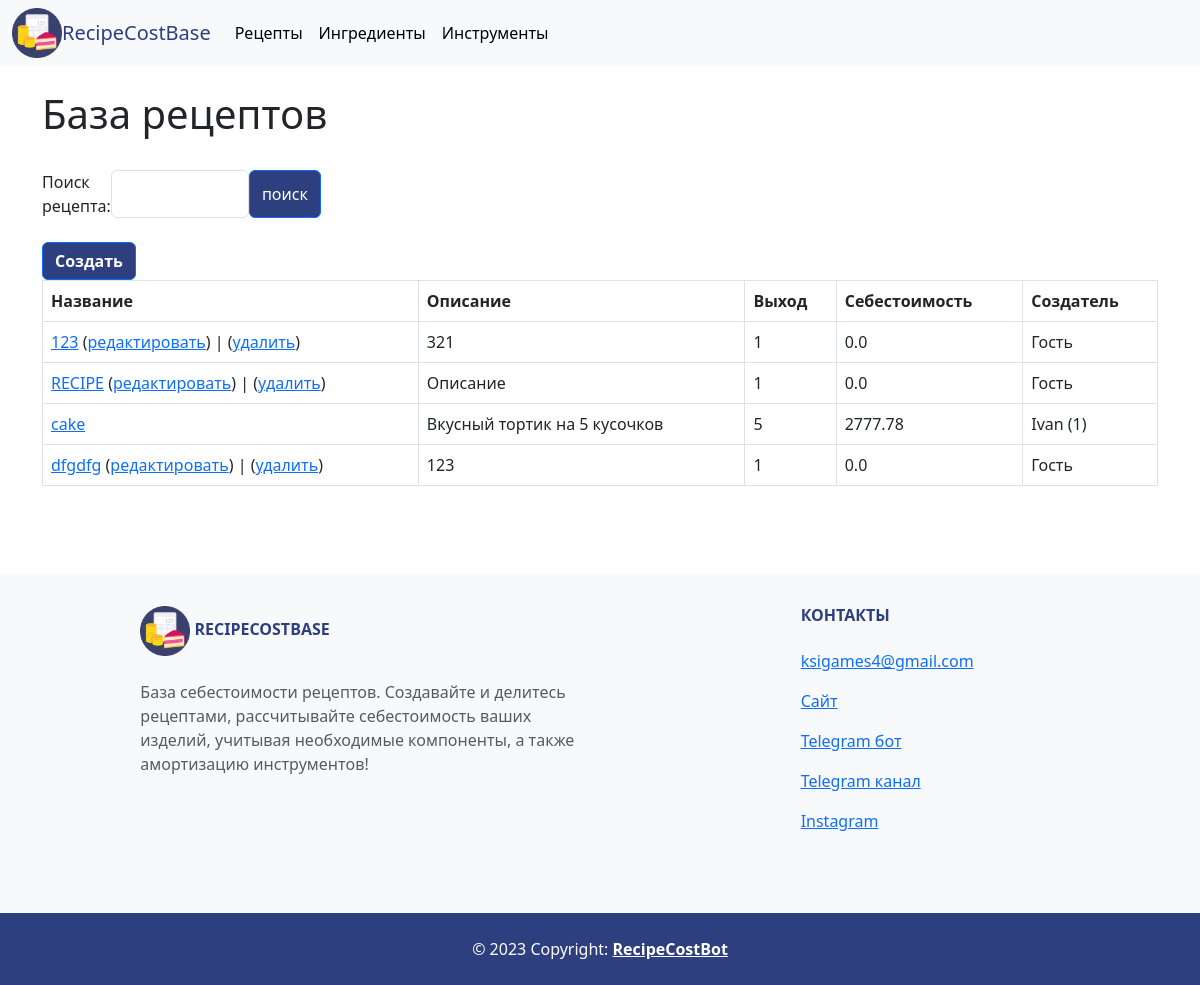
The page /core/recipes/ on the database as committed earlier.
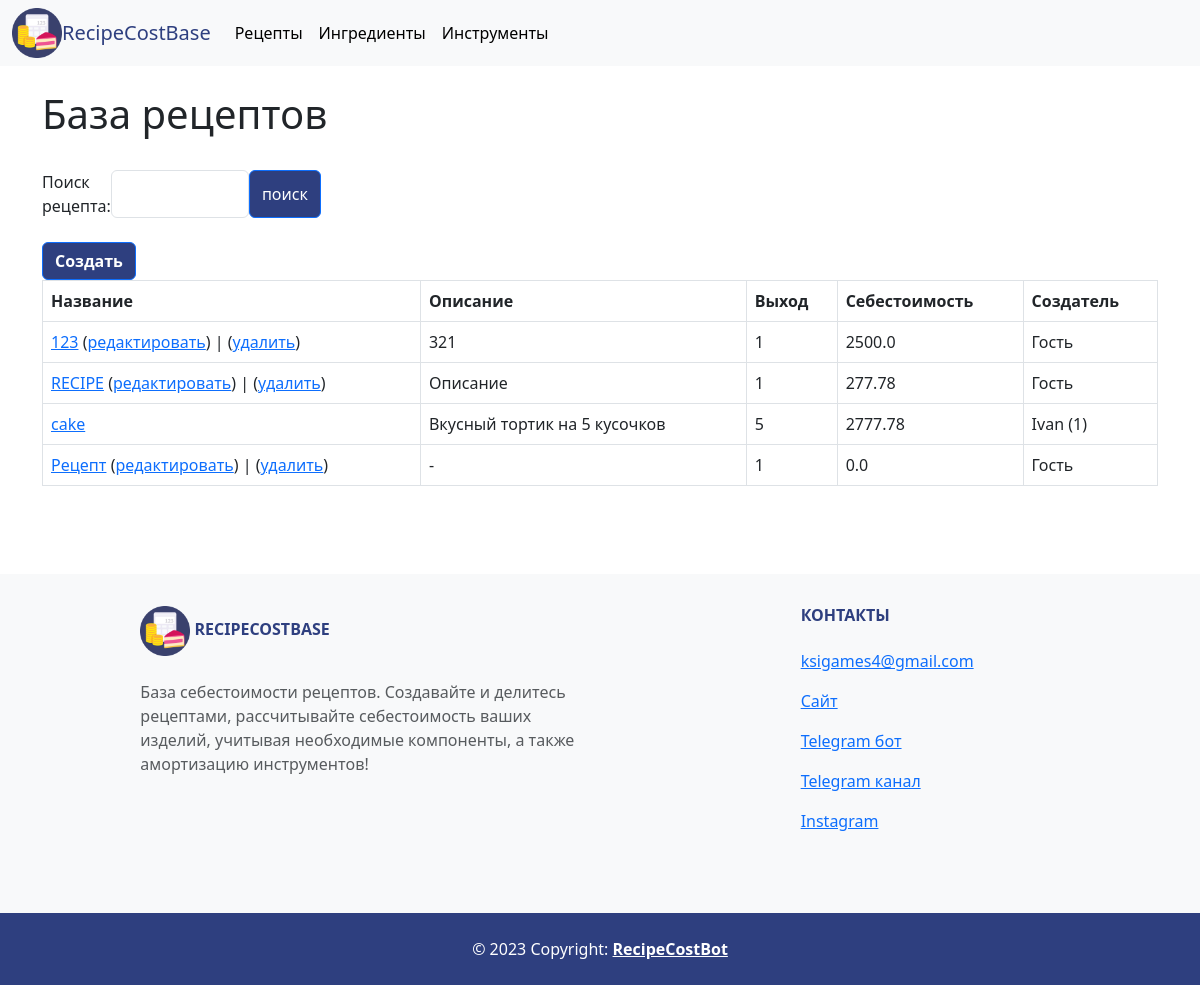
The same page on the database as committed later.
### core/models.py (models this page shows)
class Recipe(models.Model):
    name = models.CharField('Название', max_length=255)
    owner = models.ForeignKey(User, on_delete=models.CASCADE, null=True, blank=True)
    description = models.TextField('Описание', null=True)
    components = models.ManyToManyField(Component, blank=True, verbose_name='Ингредиенты', related_name='recipe')
    tools = models.ManyToManyField(Tool, blank=True, verbose_name='Инструменты', related_name='recipe')
    count = models.IntegerField('Выход', default=1)
    primecost = models.FloatField('Себестоимость', null=True, default=0)
    parent = models.BooleanField(default=True)
    parent_id = models.IntegerField(null=True, default=0)
    class Meta:
        verbose_name = 'Рецепт'
        verbose_name_plural = 'Рецепты'
        ordering = ('name', 'owner',)

class User(models.Model):
    name = models.CharField('Имя', max_length=255)
    dc = models.DateTimeField(auto_now_add=True)
    class Meta:
        verbose_name = 'Пользователь'
        verbose_name_plural = 'Пользователи'
        ordering = ('name', )

### core/views.py (the view)
# urls.py: path('recipes/', views.RecipesList.as_view(), name='recipes'),
class RecipesList(TitleMixin, ListView):
    model = models.Recipe
    template_name = 'core/recipes_list.html'
    context_object_name = 'recipes'
    title = 'База рецептов'
    form = forms.RecipeSearch()
    def get_queryset(self) -> list :
        name = self.request.GET.get('name')
        qs = models.Recipe.objects.all()
        for i in qs:
            calc_datatools.calculate_primecost(i)
        if name:
            return qs.filter(name__icontains=name)
        return qs
    def get_context_data(self, **kwargs) -> dict:
        context = super().get_context_data(**kwargs)
        context['search_form'] = forms.RecipeSearch(self.request.GET or None)
        context['request_name'] = self.request.GET.get('name',)
        return context

### core/forms.py
class RecipeSearch(forms.Form):
    name = forms.CharField(label='Поиск рецепта', required=False,
                           widget=forms.TextInput(attrs={'class': 'form-control'}))

### core/datatools/calc_datatools.py (called while the page is built)
def calculate_primecost(recipe: models.Recipe):
    primecost = 0
    if recipe.components:
        for i in recipe.components.all():
            primecost += update_component(i).cost
    if recipe.tools:
        for i in recipe.tools.all():
            primecost += update_tool(i).depreciation
    recipe.primecost = float(format(primecost, '.2f'))
    recipe.save()
    return

def update_component(component: models.Component) -> models.Component:
    parent = models.Component.objects.get(id=component.parent_id)
    if component.price != parent.price:
        component.price = parent.price
    component.cost = float(format(component.price * component.count, '.2f'))
    component.save()
    return component

### core/views.py (called while the page is built)
    def get_title(self) -> str:
        return self.title

    def get_context_data(self, **kwargs) -> dict:
        context = super().get_context_data(**kwargs)
        context['title'] = self.get_title()
        return context

### core/templates/core/recipes_list.html
{% extends "core/base.html" %}
{% block content %}
    <div class="container">
        <h1>{{ title }}</h1>
        <br>
        {% if search_form %}
          <form class="d-flex" method="GET" style='width: 25%'>
            {{ search_form }}
            <button class="btn btn-primary" type="submit" style="background-color: #2e3f7f; color: white;">
                поиск
            </button>
          </form>
        {% endif %}
        <br>
        <a href="{% url 'core:recipe_create' %}" class="btn btn-primary" style="background-color: #2e3f7f; color: white;">
            <b>Создать</b>
        </a>
        <br>
        {% if recipes %}
        <table class="table table-bordered">
          <thead>
            <tr style="background-color: #2e3f7f; color: white;">
                <th>Название</th>
                <th>Описание</th>
                <th>Выход</th>
                <th>Себестоимость</th>
                <th>Создатель</th>
            </tr>
          </thead>
          <tbody>
          {% for recipe in recipes %}
            <tr>
                <td>
                    <a href="{% url 'core:recipe' recipe.pk %}">{{ recipe.name }}</a>
                    {% if user.is_superuser or request.user.id == recipe.owner.id %}
                    (<a href="{% url 'core:recipe_update' recipe.pk %}">редактировать</a>) |
                    (<a href="{% url 'core:recipe_delete' recipe.pk %}">удалить</a>)
                    {% endif %}
                </td>
                {% if recipe.description %}
                <td>{{ recipe.description }}</td>
                {% else %}
                <td>-</td>
                {% endif %}
                <td>{{ recipe.count }}</td>
                <td>{{ recipe.primecost }}</td>
                {% if recipe.owner %}
                <td>{{ recipe.owner.name }} ({{ recipe.owner.id }})</td>
                {% else %}
                <td>Гость</td>
                {% endif %}
            </tr>
          {% endfor %}
          </tbody>
        </table>
        {% elif request_name %}
        <p>Рецептов по запросу <b>«{{ request_name }}»</b> не найдено.</p>
        {% else %}
        <p>Рецептов не найдено.</p>
        {% endif %}
    </div>
  {% endblock %}

Rows that differ between the two databases and show on the page:
removed Recipe: name "dfgdfg", shows "редактировать", description "123", count "1", primecost "0.0", shows "Гость"
changed Recipe (number 1 of 4 on the later page): primecost "0.0" → "2500.0"
changed Recipe "RECIPE": primecost "0.0" → "277.78"
added Recipe: name "Рецепт", shows "редактировать", count "1", primecost "0.0", shows "Гость"
